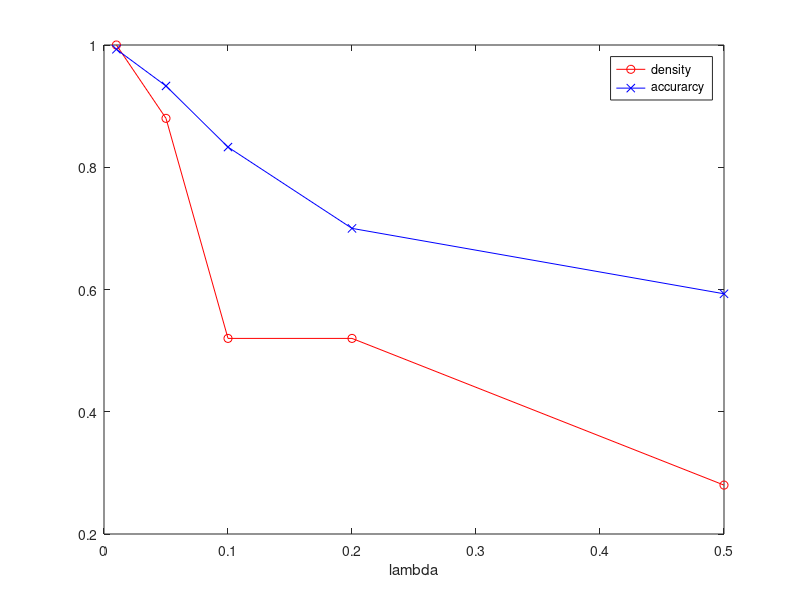

This chart was generated by the following MATLAB code:


close all;

lambda =    [0.5,   0.2,    0.1,    0.05,   0.01    ]
density =   [7/25,  13/25,  13/25,  22/25,  25/25   ]
accurarcy = [0.593, 0.7,    0.833,  0.933,  0.993   ]

figure;

%plot(lambda,density , '-r')
%line(lambda,accurarcy)

plot(lambda,density,'-ro',lambda,accurarcy,'-xb')
legend('density','accurarcy')
xlabel('lambda')



